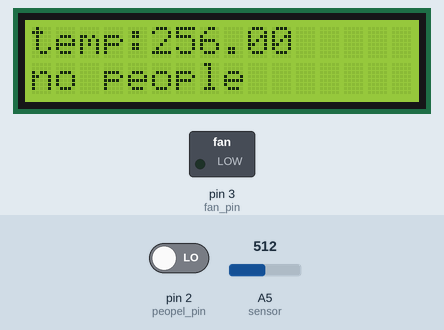
This sketch was run on a simulated Arduino Uno, built with avr-gcc and run on an emulated ATmega328P. Parts: 16×2 character LCD, switched loads named in the sketch (green lamp = pin HIGH). The test bench sets the inputs (shaded band); at power-on: pin 2 (peopel_pin) LOW, A5 (sensor) = 512.

Above: at 3.2 s.
3.3 s: pin 2 (peopel_pin) driven HIGH
At 5.3 s:
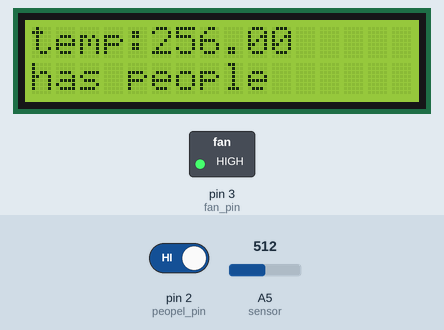
5.6 s: A5 (sensor) set to 65
At 7.4 s:
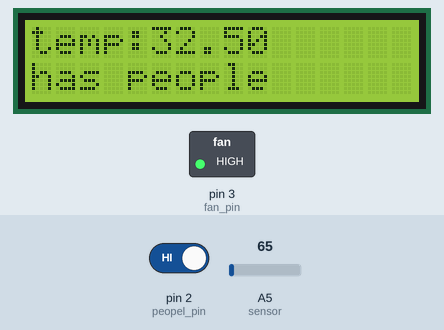
7.7 s: A5 (sensor) set to 58
At 9.4 s:
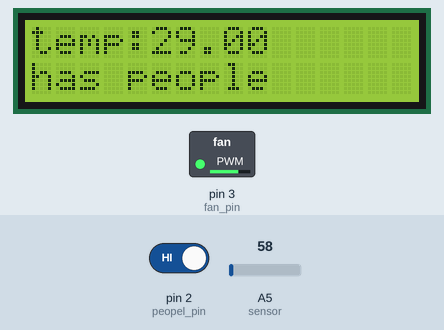
9.7 s: A5 (sensor) set to 122
At 11.6 s:
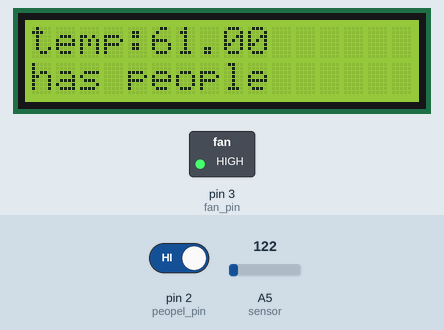
Timing chart, 0 to 12.7 s (numbered marks = the images above; inputs shaded):
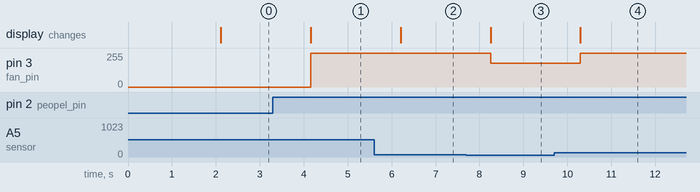

Measured:
- the behaviour switches between 61 and 60 on A5 (sensor) (found by bisection; images 2 and 3)
- after the input at 3.3 s, pin 3 (fan_pin): 0/255 → 255/255 after 0.86 s; the display: changes after 0.86 s (image 1)
- after the input at 5.6 s, the display: changes after 0.60 s (image 2)
- after the input at 7.7 s, pin 3 (fan_pin): 255/255 → 180/255 after 0.55 s; the display: changes after 0.55 s (image 3)
- after the input at 9.7 s, pin 3 (fan_pin): 180/255 → 255/255 after 0.60 s; the display: changes after 0.60 s (image 4)

The sketch:

main.ino
```cpp
#include <stdlib.h>
#include <Wire.h>
#include <LiquidCrystal_I2C.h>

LiquidCrystal_I2C lcd(0x20,16,2);  // set the LCD address to 0x20 for a 16 chars and 2 line display

//pin
int sensor = A5 ;
int peopel_pin = 2;
int fan_pin = 3;

float temprature;
float tmp;
bool has_people = false ;
unsigned long last_time = 0 ;

void setup()
{
  //pinMode(peopel_pin, INPUT);
  attachInterrupt(0,toggle_people,RISING);
  pinMode(fan_pin,OUTPUT);

  lcd.init();                      // initialize the lcd
  lcd.backlight();

  lcd.home();
  lcd.clear();

  lcd.print("init complete");
  delay(2000);
  lcd.clear();
  //lcd.clear();
}

void loop()
{
  tmp = analogRead(sensor) ;
  temprature = tmp/2;
  lcd.clear();
  lcd.setCursor(0,0);
  lcd.print("temp:");
  lcd.print(temprature);

  lcd.setCursor(0,1);
  if(has_people)
  {
    lcd.print("has people");
    if(temprature > 30)
    {
      analogWrite(fan_pin,255);
    }
    else
    {
      analogWrite(fan_pin,180);
    }
  }
  else
  {
    lcd.print("no people");

    analogWrite(fan_pin,0);
  }

  delay(1000);
}

void toggle_people()
{
  if(millis()-last_time> 500)
  {
    has_people = !has_people ;
  }

  last_time = millis();
}
```
